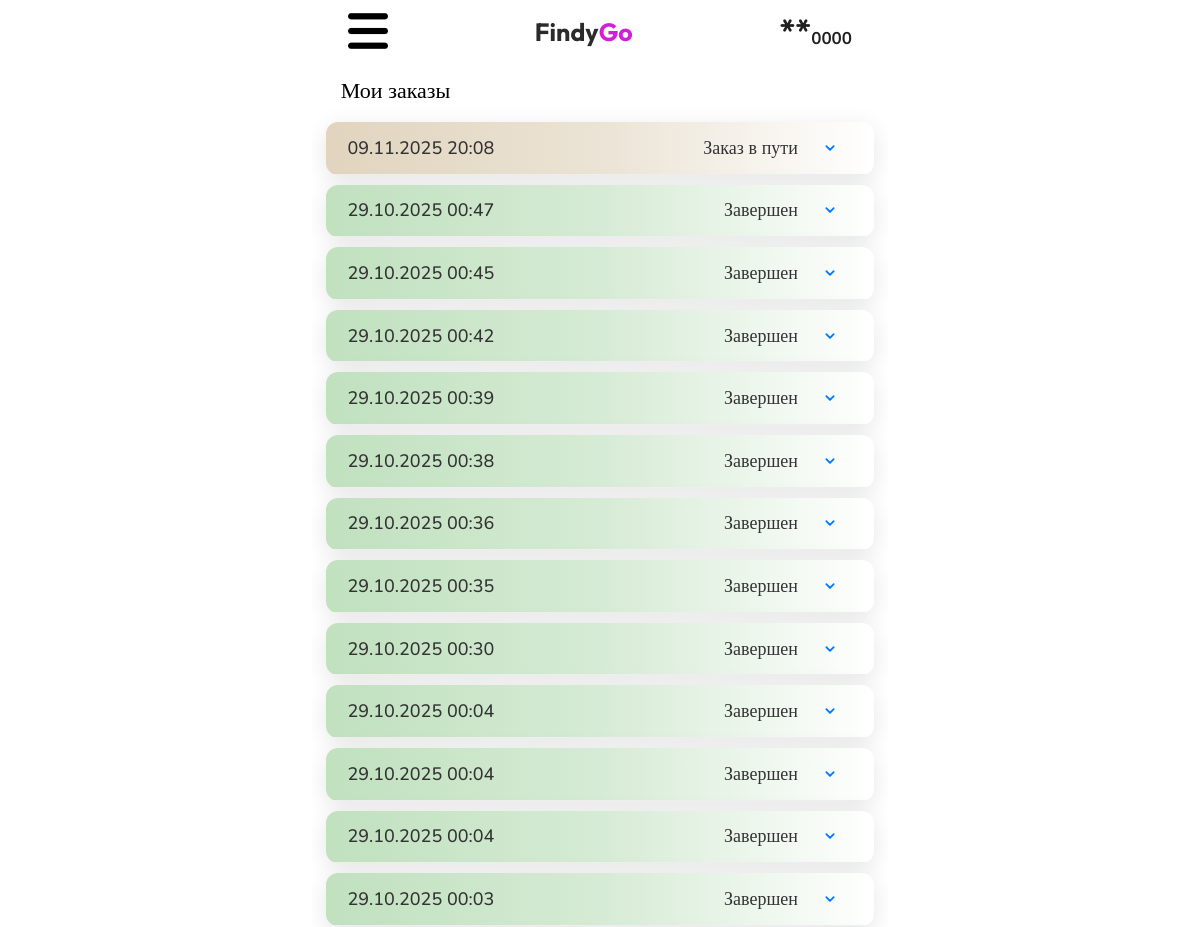
The app's page /my-orders/ (signed in, upper part), older data.
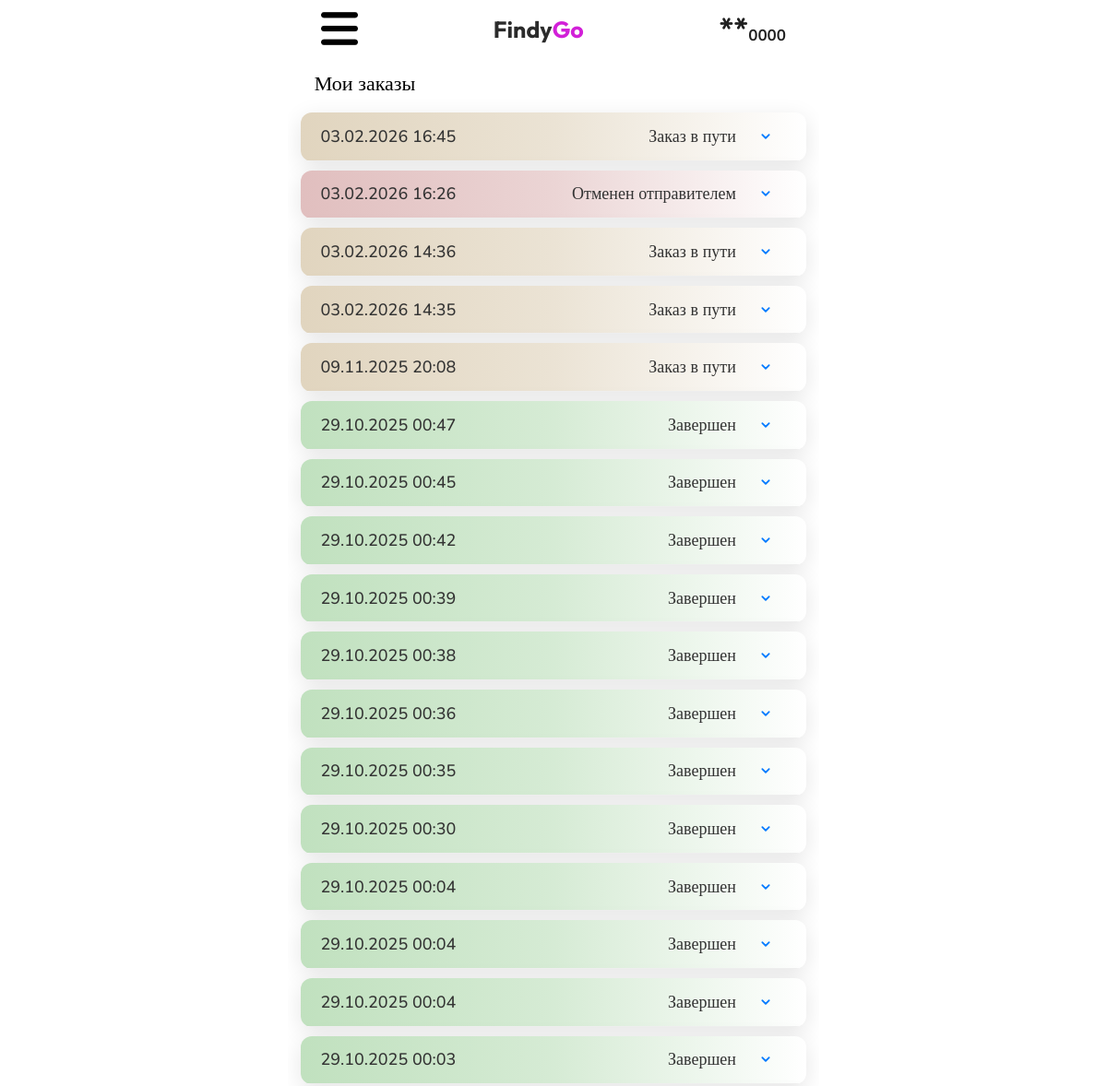
The same page, newer data.
### basis/models.py (models this page shows, shortened)
class Order(models.Model):
    ORDER_STATUS_CHOICES = [
        ('in_progress', 'В процессе'),
        ('completed', 'Успешно'),
        ('cancelled', 'Отменен'),
    ]
    ORDER_PAYMENT_STATUS = [
        ('Online', 'Онлайн'),
        ('Offline', 'Наличными'),
    ]
    ORDER_DELIVERY_STATUS = [
        ('Delivery', 'Доставка курьером'),
        ('Pickup', 'Самовывоз'),
    ]
    COURIER_STATUS = [
        ('expectation', 'Ожидание'),
        ('called', 'Вызываем курьера'),
        ('pick_up', 'Забирает заказ'),
        ('on_the_way', 'В пути'),
        ('delivered', 'Доставлено'),
        ('canceled', 'Отменено'),
    ]
    DELIVERY_RESULT_CHOICES = [
        ('none', 'Не выбран'),
        ('success', 'Завершен успешно'),
        ('failed', 'Заказ не приехал'),
    ]
    user = models.ForeignKey(settings.AUTH_USER_MODEL, on_delete=models.CASCADE)
    delivery_result = models.CharField(max_length=20, choices=DELIVERY_RESULT_CHOICES, default='none')
    courier_first_name = models.CharField(max_length=15, blank=True)
    courier_last_name = models.CharField(max_length=15, blank=True)
    courier_tel_number = models.CharField(max_length=15, blank=True)
    courier_car = models.CharField(max_length=40, blank=True)
    courier_car_number = models.CharField(max_length=15, blank=True)
    courier_status = models.CharField(max_length=30, choices=COURIER_STATUS, default='expectation')
    order_number = models.CharField(max_length=255, unique=True)
    total_amount = models.DecimalField(max_digits=10, decimal_places=2)
    order_user_name = models.CharField(max_length=100)
    user_name = models.CharField(max_length=255)
    created_at = models.DateTimeField(default=timezone.now)
    order_details = models.TextField()
    status = models.CharField(max_length=20, choices=ORDER_STATUS_CHOICES, default='in_progress')
    order_tel_number = models.CharField(max_length=14)
    order_adsress = models.CharField(max_length=100)
    order_bank_check = models.ImageField(upload_to='static/media/orders_bank_check', blank=True, null=True)
    order_payment_status = models.CharField(max_length=100)
    order_delivery_status = models.CharField(max_length=100)
    order_city = models.CharField(max_length=14, blank=True)

### my_orders/views.py (the view)
# urls.py: path('my-orders/', my_orders, name='my_orders'),
def my_orders(request):
    phone = request.GET.get('phone') or request.user.user_phone_number  # ищем по телефону
    orders = Order.objects.filter(order_tel_number=phone).order_by('-created_at')
    return render(request, 'my_orders/my_orders.html', {'orders': orders})

### templates/my_orders/my_orders.html (shortened to what this page needs)
{% extends 'basis/basis.html' %}
{% load humanize %}
{% block linkcss %}
<link rel="stylesheet" href="/static/css/my_orders.css">
{% endblock %}
{% block main %}
<h2 class="order-title">Мои заказы</h2>
<div class="orders-page">
    {% if orders %}
    {% for order in orders %}
    <div class="order_accordion">
        <div class="order_accordion-item {% if order.delivery_result == 'success' %}order-success{% elif order.delivery_result == 'failed' %}order-failed{% else %}{% if order.status == 'in_progress' %}order-progress{% elif order.status == 'completed' %}order-onway{% elif order.status == 'cancelled' %}order-cancelled{% endif %}{% endif %}" data-order-id="{{ order.id }}">
            <label class="order_accordion-header" for="order{{ forloop.counter }}">
                <h3 class="order_accordion_date">{{ order.created_at|date:"d.m.Y H:i" }}</h3>
                <h3 class="order_accordion_title">
                    {% if order.delivery_result == "success" %}
                    Завершен
                    {% elif order.delivery_result == "failed" %}
                    Заказ не приехал
                    {% else %}
                    {% if order.status == "in_progress" %}
                    В обработке
                    {% elif order.status == "completed" %}
                    Заказ в пути
                    {% elif order.status == "cancelled" %}
                    Отменен отправителем
                    {% endif %}
                    {% endif %}
                </h3>
                <svg class="arrow" viewBox="0 0 24 24">
                    <path d="M8 10l4 4 4-4" stroke="currentColor" stroke-width="2" fill="none" stroke-linecap="round"
                        stroke-linejoin="round" />
                </svg>
            </label>
        </div>
    </div>
    {% endfor %}
    {% else %}
    <p>У вас пока нет заказов.</p>
    {% endif %}
</div>
{% endblock %}

### templates/basis/basis.html (shortened to what this page needs)
{% load static %}
{% load humanize %}
<!DOCTYPE html>
<html lang="en">
<head>
    <link rel="stylesheet" href="/static/css/basis.css">
    {% block linkcss %}
    {% endblock %}
</head>
<body>
    <div class="body-container">
        <header>
            <div class="header-top">
                <div class="menu-btn">
                    <button class="aside-btn"></button>
                </div>
                <a href="{% url 'home' %}" class="logo">
                    <p>Findy</p>
                </a>
                {% if request.user.is_authenticated %}
                <p class="user_name">{{ request.user.username }}</p>
                {% endif %}
            </div>
        </header>
        <main>
            {% block main %}
            {% endblock %}
        </main>
    </div>
</body>
</html>

### static/css/basis.css (style rules this page uses)
* { padding: 0; margin: 0; border: 0; -webkit-user-select: none; -moz-user-select: none; user-select: none; }
*, *:before, *:after { box-sizing: border-box; }
nav, footer, header, aside { display: block; }
html, body { background: rgb(255, 255, 255); height: 100%; width: 100%; font-size: 100%; line-height: 1; font-size: 14px; -ms-text-size-adjust: 100%; -moz-text-size-adjust: 100%; -webkit-text-size-adjust: 100%; }
input, button, textarea { font-family: inherit; }
button, a { outline: none; -webkit-tap-highlight-color: transparent; -webkit-user-select: none; -moz-user-select: none; user-select: none; }
button { cursor: pointer; }
a, a:visited { text-decoration: none; }
h1, h2, h3, h4, h5, h6 { font-size: inherit; font-weight: 400; }
.body-container { max-width: 576px; margin: 0 auto; position: relative; }
.body-container header { display: flex; flex-direction: column; gap: 5px; width: 100%; position: fixed; top: 0; background: rgb(255, 255, 255); z-index: 510; }
.body-container header .header-top { max-width: 576px; display: flex; justify-content: space-between; align-items: center; height: clamp(25px, 14vw, 65px); width: 100%; padding: 0 3%; position: relative; z-index: 510; }
.body-container header .header-top .menu-btn { width: clamp(20px, 5vw, 40px); transition: all 0.3s ease 0s; }
.body-container header .header-top .menu-btn .aside-btn { width: 100%; height: clamp(20px, 5vw, 40px); background: url("/static/icons/menu_4.png") center/cover no-repeat; transition: all 0.3s ease 0s; position: relative; z-index: 512; }
.body-container header .header-top .user_name { font-family: "Nunito"; font-size: clamp(9px, 3.5vw, 17px); color: #202020; font-weight: 700; letter-spacing: normal; }
.body-container header .header-top .user_name::before { content: "**"; font-family: "Nunito"; font-size: clamp(9px, 3.5vw, 35px); color: #202020; }
.body-container header .header-top .logo p { font-family: "Outfit", sans-serif; font-size: clamp(9px, 5.3vw, 25px); color: #2b2b2b; font-weight: 700; letter-spacing: normal; }
.body-container header .header-top .logo p::after { content: "Go"; font-family: "Outfit", sans-serif; color: #d220d8; }
.body-container main { padding-bottom: clamp(10px, 10vw, 50px); width: 100%; display: flex; flex-direction: column; gap: 5px; margin-top: clamp(25px, 14vw, 65px); overflow: hidden; }

### static/css/my_orders.css (style rules this page uses)
.order-title { font-family: "Nunito"; font-size: clamp(12px, 4.8vw, 22px); margin: 15px 0px 15px 5%; }
.orders-page { width: 100%; display: flex; flex-direction: column; gap: 10px; }
.orders-page .order_accordion { width: 95%; margin: 0 auto; border-radius: 12px; overflow: hidden; background: #fff; box-shadow: 0 6px 25px rgba(0, 0, 0, 0.1); }
.orders-page .order_accordion * { -webkit-tap-highlight-color: transparent; outline: none; }
.orders-page .order_accordion .order-success { background: linear-gradient(90deg, rgba(48, 155, 42, 0.3) 0%, rgba(48, 155, 42, 0.2) 50%, rgba(48, 155, 42, 0) 100%); }
.orders-page .order_accordion .order-failed, .orders-page .order_accordion .order-cancelled { background: linear-gradient(90deg, rgba(155, 42, 42, 0.3) 0%, rgba(155, 42, 42, 0.2) 50%, rgba(155, 42, 42, 0) 100%); }
.orders-page .order_accordion .order-onway { background: linear-gradient(90deg, rgba(155, 115, 42, 0.3) 0%, rgba(155, 115, 42, 0.2) 50%, rgba(155, 115, 42, 0) 100%); }
.orders-page .order_accordion .order_accordion-item { border-bottom: 1px solid #eee; position: relative; width: 100%; }
.orders-page .order_accordion .order_accordion-item .order_accordion-header { display: flex; justify-content: space-between; width: 90%; align-items: center; padding: 1.2em 1.5em 1.2em 1.5em; cursor: pointer; transition: background 0.3s ease; -webkit-user-select: none; -moz-user-select: none; user-select: none; position: relative; }
.orders-page .order_accordion .order_accordion-item .order_accordion-header h3 { font-family: "Nunito"; font-size: clamp(10px, 3.4vw, 18px); font-weight: 600; text-align: left; color: #333; font-weight: 500; }
.orders-page .order_accordion .order_accordion-item .order_accordion-header .arrow { position: absolute; left: 100%; width: 22px; height: 22px; color: #007aff; transition: transform 0.3s ease; }

Row changes from the older to the newer data that the page shows:
added Order: created_at "03.02.2026 16:45", delivery_result "Заказ в пути"
added Order: created_at "03.02.2026 16:26", delivery_result "Отменен отправителем"
added Order: created_at "03.02.2026 14:36", delivery_result "Заказ в пути"
added Order: created_at "03.02.2026 14:35", delivery_result "Заказ в пути"
